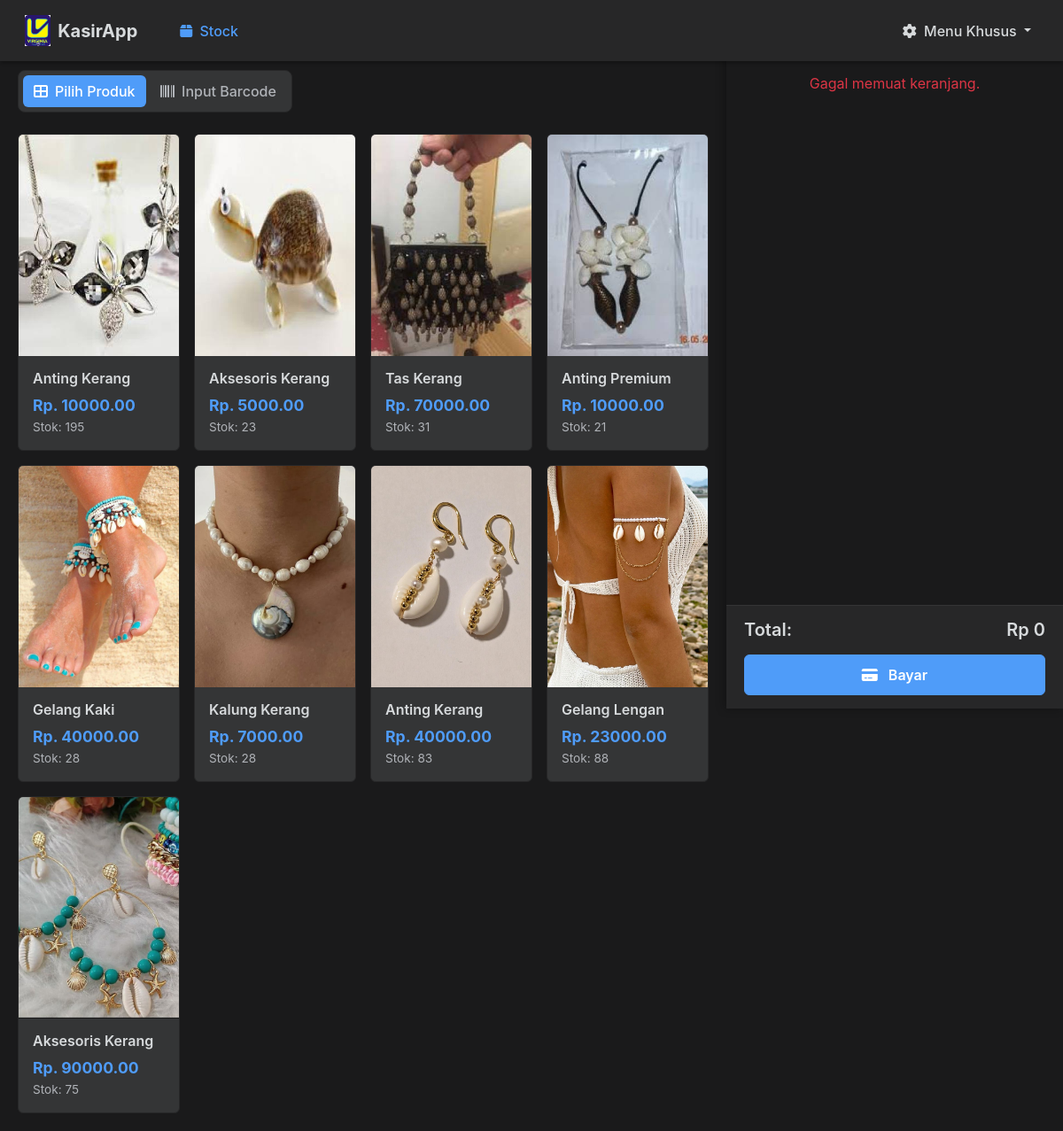
Page / (signed in) on the earlier database version.
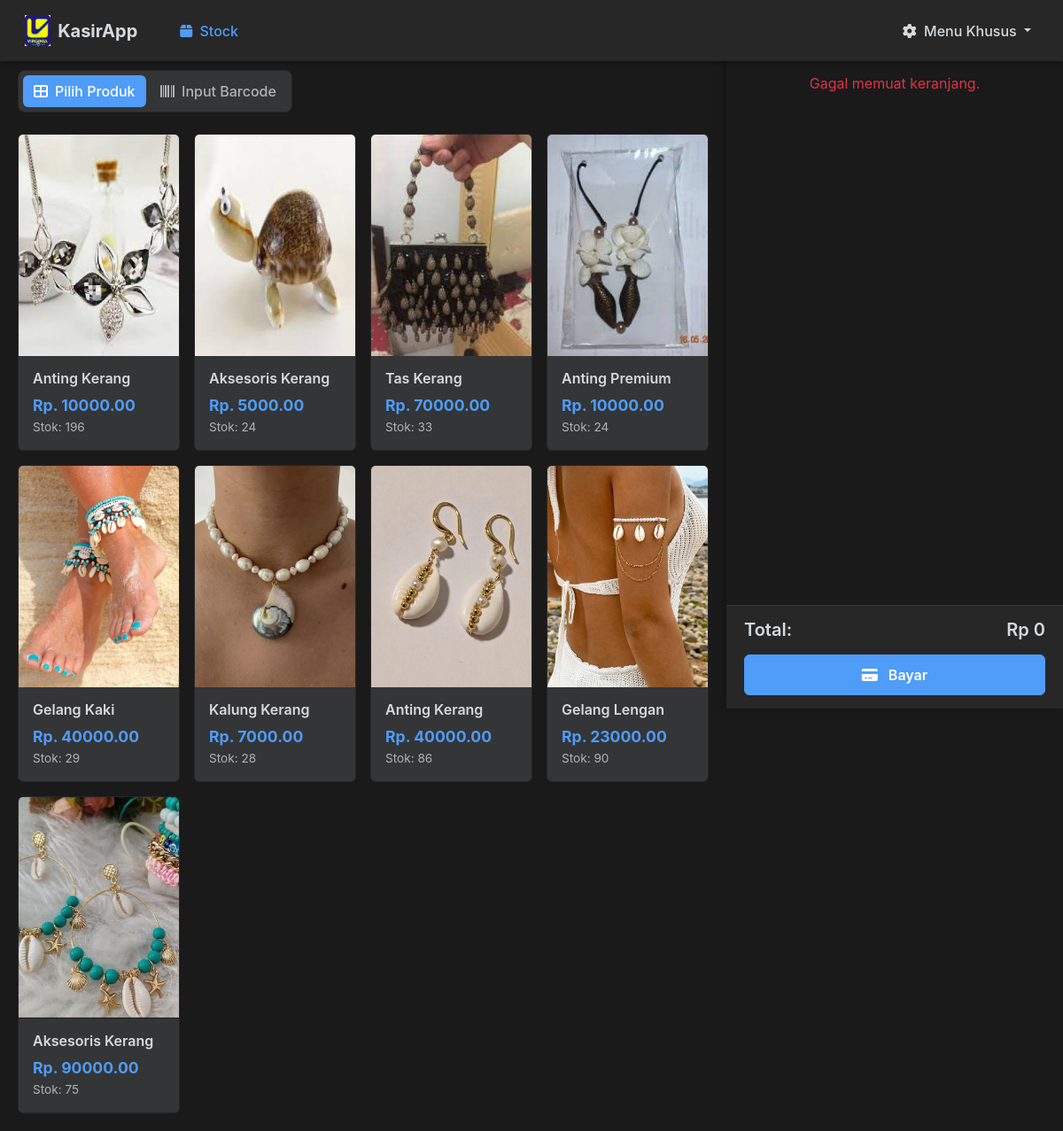
Same page on the later database version.
### kasir/models.py (models this page shows, shortened)
class Produk(models.Model):
    nama_barang = models.CharField(max_length=100)
    barcode = models.CharField(max_length=50, unique=True)
    harga_barang = models.DecimalField(max_digits=12, decimal_places=2)
    stok = models.PositiveIntegerField()
    gambar = models.ImageField(upload_to='gambar_produk/', blank=True, null=True)

### kasir/views.py (the view, shortened to what this page needs)
# urls.py: path('', views.halaman_kasir, name='halaman_kasir'),
def halaman_kasir(request):
    produk = Produk.objects.all()
    transaksi_id = request.session.get('current_transaksi_id')
    return render(request, 'home.html', {'produk': produk})

### kasir/templates/home.html (shortened to what this page needs)
{% extends "base.html" %}
{% load static %}
{% load humanize %}
{% block content %}
<div class="main-container">
  <div class="content-area">
    <div class="mb-4">
      <div class="mode-toggle-container">
        <button class="btn btn-primary" onclick="toggleMode('card')">
          <i class="fas fa-th-large me-2"></i>Pilih Produk
        </button>
        <button class="btn btn-secondary" onclick="toggleMode('barcode')">
          <i class="fas fa-barcode me-2"></i>Input Barcode
        </button>
      </div>
    </div>
    <div id="cardMode">
      <div class="row g-3">
        {% for item in produk %}
        <div class="col-6 col-md-4 col-lg-3">
          <div class="card product-card" onclick="bukaDetail('{{ item.id }}', '{{ item.nama_barang }}', '{{ item.harga_barang }}', '{{ item.stok }}', '{{ item.gambar.url }}')">
            <img src="{{ item.gambar.url }}" class="card-img-top" style="height:250px; object-fit:cover;" alt="{{ item.nama_barang }}">
            <div class="card-body">
              <h6 class="card-title">{{ item.nama_barang }}</h6>
              <div>
                <p class="price">Rp. {{ item.harga_barang|floatformat:"0," }}</p>
                <p class="stock">Stok: <span id="stok-{{ item.id }}">{{ item.stok }}</span></p>
              </div>
            </div>
          </div>
        </div>
        {% endfor %}
      </div>
    </div>
  </div>
  <div class="cart-sidebar">
    <div class="cart-header">
      <h5> Keranjang Belanja</h5>
    </div>
    <div class="cart-items" id="cartItems" style="margin-top: 20px;">
    </div>
    <div class="cart-footer">
      <div class="cart-total d-flex justify-content-between align-items-center">
        <h5>Total:</h5>
        <h5 id="totalBayar">Rp 0</h5>
      </div>
      <div class="cart-action mt-3">
        <a href="{% url 'halaman_bayar' %}" class="btn btn-success w-100"><i class="fas fa-credit-card me-2"></i> Bayar</a>
      </div>
    </div>
  </div>
</div>
{% endblock %}

Differences in the rows shown:
changed Produk (number 1 of 9 on the later page): stok "195" → "196"
changed Produk (number 2 of 9 on the later page): stok "23" → "24"
changed Produk "Tas Kerang": stok "31" → "33"
changed Produk "Anting Premium": stok "21" → "24"
changed Produk "Gelang Kaki": stok "28" → "29"
changed Produk (number 7 of 9 on the later page): stok "83" → "86"
changed Produk "Gelang Lengan": stok "88" → "90"
